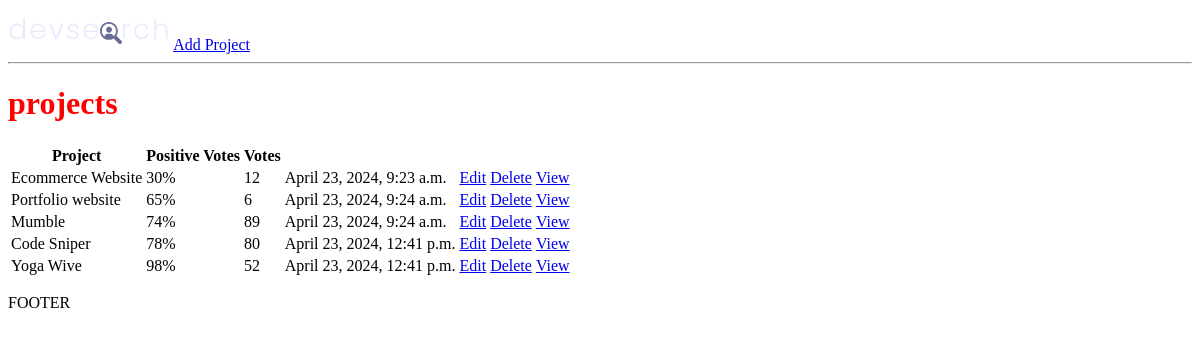
The app's page /, older data.
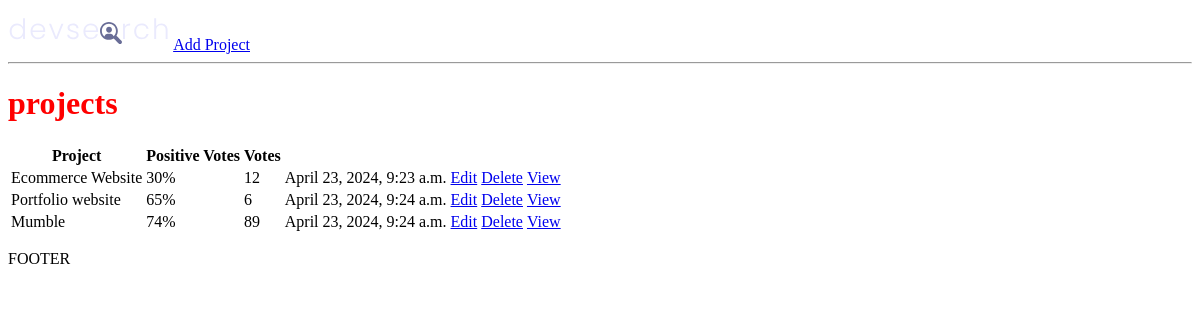
The same page, newer data.
### projects/models.py (models this page shows, shortened)
class Project(models.Model):
    title = models.CharField(max_length=200)
    description = models.TextField(null=True, blank=True)
    featured_image = models.ImageField(null=True, blank=True, default="default.jpg")
    demo_link = models.CharField(max_length=2000, null=True, blank=True)
    source_link = models.CharField(max_length=2000, null=True, blank=True)
    tags = models.ManyToManyField('Tag', blank = True)
    vote_total = models.IntegerField(default=0, null = True, blank = True)
    vote_ratio = models.IntegerField(default=0, null = True, blank = True)
    created = models.DateTimeField(auto_now_add=True)
    id = models.UUIDField(default=uuid.uuid4, unique=True, primary_key=True, editable=False)

### projects/views.py (the view)
# urls.py: path('', include('projects.urls'))
def projects(request):
    projects = Project.objects.all()
    context = {'projects':projects}
    return render(request, 'projects.html', context)

### projects/templates/projects.html
{% extends 'main.html' %}
{% block content %}
<h1>projects</h1>
<table>
    <tr>
        <th>Project</th>
        <th>Positive Votes</th>
        <th>Votes</th>
        <th></th>
        <th></th>
        {% for project in projects %}
    <tr>
        <td>{{project.title}}</td>
        <td>{{project.vote_ratio}}%</td>
        <td>{{project.vote_total}}</td>
        <td>{{project.created}}</td>
        <td><a href="{% url 'update-project' project.id %}">Edit</a></td>
        <td><a href="{% url 'delete-project' project.id %}">Delete</a></td>
        <td><a href="{% url 'project' project.id %}">View</a></td>
    </tr>
    {% endfor %}
    </tr>
</table>
{% endblock %}

### templates/main.html (shortened to what this page needs)
<!DOCTYPE html>
{% load static %}
<html lang="en">
<head>
    <link rel="stylesheet" href="{% static 'styles/main.css' %}">
</head>
<body>
    {% include 'navbar.html' %}
    {% block content %}
    {% endblock content %}
    <p>FOOTER</p>
</body>
</html>

### templates/navbar.html
{% load static %}
<img src="{% static 'images/logo.svg' %}" alt="">
<a href="{% url 'create-project' %}">Add Project</a>
<hr>

### static/styles/main.css (style rules this page uses)
h1 { color: red; }

Row changes from the older to the newer data that the page shows:
removed Project: title "Code Sniper", vote_ratio "78", vote_total "80", created "April 23, 2024, 12:41 p.m."
removed Project: title "Yoga Wive", vote_ratio "98", vote_total "52", created "April 23, 2024, 12:41 p.m."
